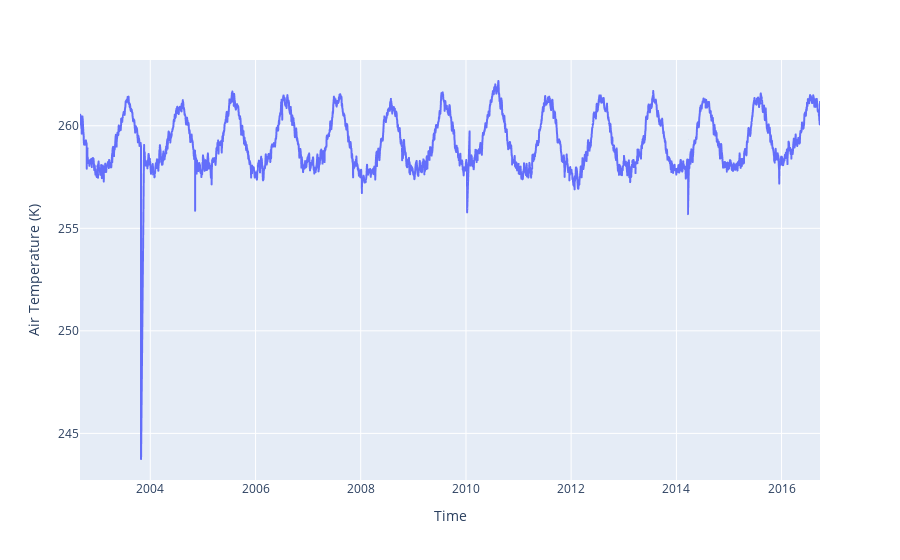

Write notebook code for a chart like this one.
### Code cell
px.line(temp_data_k, x="Time", y="Air Temperature (K)")

### Figure 1 — Plotly figure (JSON) as saved in the notebook; plotly's stock layout.template omitted (floating-point values rounded to 4 significant figures; data arrays with more than 128 entries replaced by an {"elided": "..."} marker saying what was removed)
{"data": [{"hovertemplate": "Time=%{x}<br>Air Temperature (K)=%{y}<extra></extra>", "legendgroup": "", "line": {"color": "#636efa", "dash": "solid"}, "marker": {"symbol": "circle"}, "mode": "lines", "name": "", "showlegend": false, "type": "scattergl", "x": {"elided": "5094 str values"}, "xaxis": "x", "y": {"elided": "5094 float values"}, "yaxis": "y"}], "layout": {"legend": {"tracegroupgap": 0}, "margin": {"t": 60}, "xaxis": {"anchor": "y", "domain": [0, 1], "title": {"text": "Time"}}, "yaxis": {"anchor": "x", "domain": [0, 1], "title": {"text": "Air Temperature (K)"}}}}
